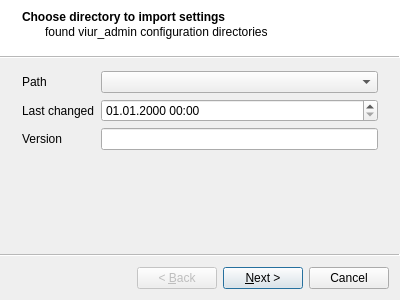
<?xml version="1.0" encoding="UTF-8"?>
<ui version="4.0">
 <class>configMigrationWizard</class>
 <widget class="QWizard" name="configMigrationWizard">
  <property name="windowModality">
   <enum>Qt::ApplicationModal</enum>
  </property>
  <property name="geometry">
   <rect>
    <x>0</x>
    <y>0</y>
    <width>400</width>
    <height>300</height>
   </rect>
  </property>
  <property name="windowTitle">
   <string>Viur Admin - Configuration Migration Wizard</string>
  </property>
  <property name="wizardStyle">
   <enum>QWizard::ModernStyle</enum>
  </property>
  <widget class="QWizardPage" name="wizardPage1">
   <property name="title">
    <string>Choose directory to import settings</string>
   </property>
   <property name="subTitle">
    <string>found viur_admin configuration directories</string>
   </property>
   <layout class="QVBoxLayout" name="verticalLayout">
    <item>
     <layout class="QFormLayout" name="formLayout">
      <item row="0" column="0">
       <widget class="QLabel" name="label_3">
        <property name="text">
         <string>Path</string>
        </property>
       </widget>
      </item>
      <item row="0" column="1">
       <widget class="QComboBox" name="pathSelector">
        <property name="sizePolicy">
         <sizepolicy hsizetype="Preferred" vsizetype="Fixed">
          <horstretch>0</horstretch>
          <verstretch>1</verstretch>
         </sizepolicy>
        </property>
       </widget>
      </item>
      <item row="1" column="0">
       <widget class="QLabel" name="label_2">
        <property name="text">
         <string>Last changed</string>
        </property>
       </widget>
      </item>
      <item row="1" column="1">
       <widget class="QDateTimeEdit" name="changedInput">
        <property name="displayFormat">
         <string>dd.MM.yyyy HH:mm</string>
        </property>
       </widget>
      </item>
      <item row="2" column="0">
       <widget class="QLabel" name="label">
        <property name="text">
         <string>Version</string>
        </property>
       </widget>
      </item>
      <item row="2" column="1">
       <widget class="QLineEdit" name="versionInput"/>
      </item>
     </layout>
    </item>
   </layout>
  </widget>
  <widget class="QWizardPage" name="wizardPage2">
   <property name="title">
    <string>Migration completed</string>
   </property>
   <property name="subTitle">
    <string>migrated following portals</string>
   </property>
   <layout class="QVBoxLayout" name="verticalLayout_2">
    <item>
     <widget class="QTextBrowser" name="textBrowser"/>
    </item>
   </layout>
  </widget>
 </widget>
 <resources/>
 <connections/>
</ui>
